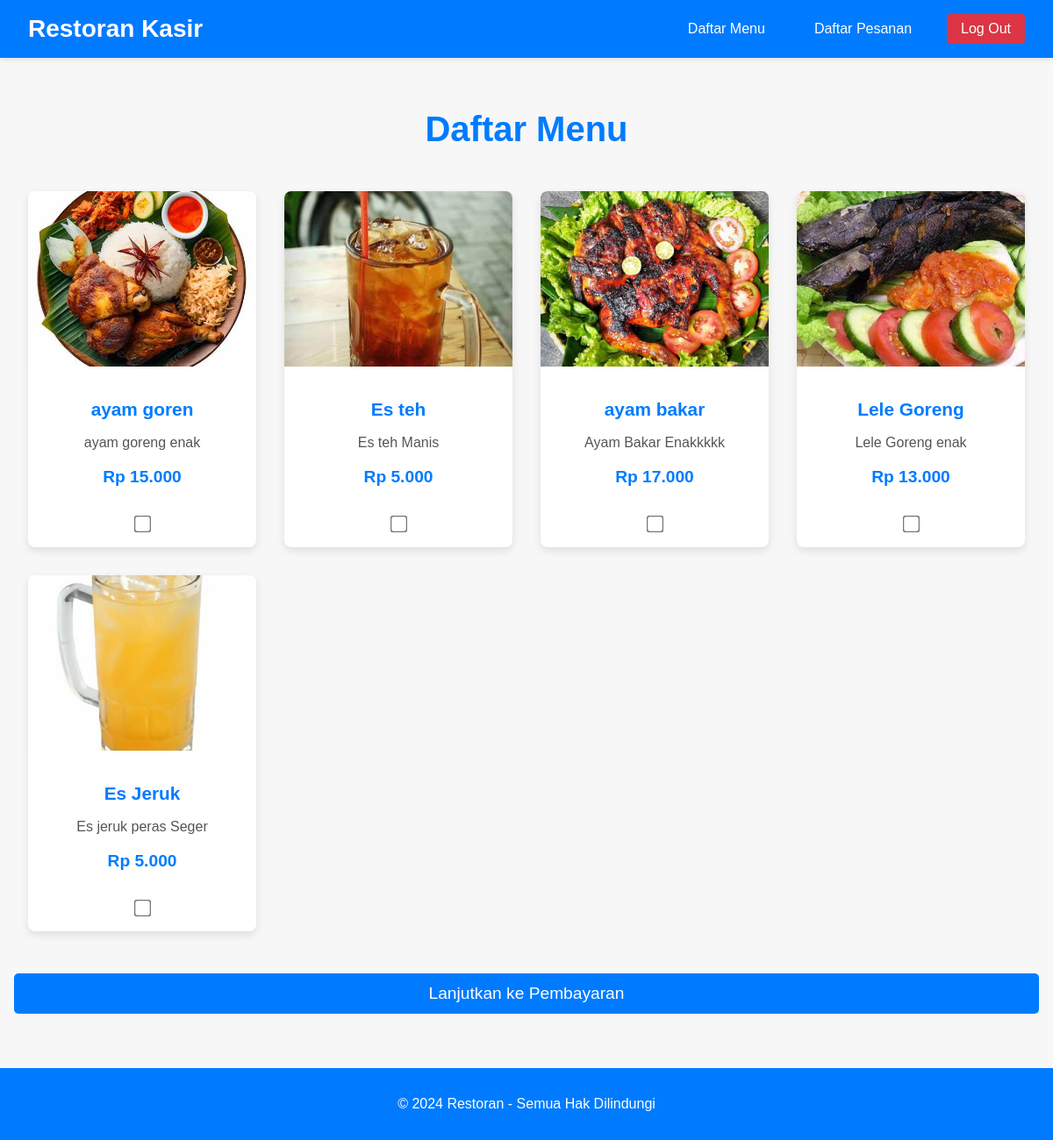
The page /pages/menu_list.php (signed in) on the database its author committed.
### tables this page shows
CREATE TABLE `menu_items` (
  `id` int(11) NOT NULL,
  `name` varchar(255) NOT NULL,
  `category` enum('food','beverage','dessert') NOT NULL,
  `price` decimal(10,2) NOT NULL,
  `description` text DEFAULT NULL,
  `image` varchar(255) DEFAULT NULL,
  `created_at` timestamp NOT NULL DEFAULT current_timestamp(),
  `updated_at` timestamp NOT NULL DEFAULT current_timestamp() ON UPDATE current_timestamp()
);

### pages/menu_list.php (the view, shortened to what this page needs)
<?php
include('../includes/db.php');
$query = "SELECT * FROM menu_items";
$result = mysqli_query($conn, $query);
?>
<!DOCTYPE html>
<html lang="en">
<head>
</head>
<body>
    <?php
    require('../includes/header.php');
    ?>
    <div class="container">
        <h1 class="title">Daftar Menu</h1>
        <form action="order_create.php" method="GET" class="menu-form">
            <div class="menu-grid">
                <?php while ($menu = mysqli_fetch_assoc($result)): ?>
                    <div class="menu-card">
                        <img src="../public/assets/img/<?php echo $menu['image']; ?>" alt="Menu Image">
                        <div class="details">
                            <h2 class="menu-title"><?php echo $menu['name']; ?></h2>
                            <p class="menu-description"><?php echo $menu['description'] ? $menu['description'] : 'Deskripsi tidak tersedia'; ?></p>
                            <p class="menu-price"><?php echo 'Rp ' . number_format($menu['price'], 0, ',', '.'); ?></p>
                            <input type="checkbox" name="menu_ids[]" value="<?php echo $menu['id']; ?>" class="menu-checkbox">
                        </div>
                    </div>
                <?php endwhile; ?>
            </div>
            <button type="submit" class="submit-btn">Lanjutkan ke Pembayaran</button>
        </form>
    </div>
    <?php
    require('../includes/footer.php');
    ?>
</body>
</html>

### pages/menu_list.php (style rules this page uses)
body { font-family: Arial, sans-serif; background-color: #f7f7f7; color: #333; margin: 0; padding: 0; box-sizing: border-box; }
.container { max-width: 1200px; margin: 0 auto; padding: 2rem 1rem; }
.title { text-align: center; font-size: 2.5rem; font-weight: bold; color: #007BFF; margin-bottom: 2rem; }
.menu-grid { display: grid; grid-template-columns: repeat(auto-fill, minmax(250px, 1fr)); gap: 2rem; padding: 1rem; box-sizing: border-box; }
.menu-card { background-color: white; border-radius: 8px; box-shadow: 0 4px 10px rgba(0, 0, 0, 0.1); transition: transform 0.3s ease, box-shadow 0.3s ease; overflow: hidden; }
.menu-card img { width: 100%; height: 200px; object-fit: cover; }
.details { padding: 1rem; text-align: center; }
.menu-title { font-size: 1.3rem; font-weight: bold; color: #007BFF; }
.menu-description { font-size: 1rem; color: #555; margin-bottom: 1rem; }
.menu-price { font-size: 1.2rem; font-weight: bold; color: #007BFF; }
.menu-checkbox { margin-top: 1rem; transform: scale(1.5); }
.submit-btn { background-color: #007BFF; color: white; border: none; padding: 12px 20px; font-size: 1.2rem; width: 100%; border-radius: 5px; cursor: pointer; margin-top: 2rem; box-sizing: border-box; }

### includes/header.php (style rules this page uses)
body { margin: 0; font-family: Arial, sans-serif; }

### rows shown on the page
menu_items: image (picture), name "ayam goren", description "ayam goreng enak", price "15.000"
menu_items: image (picture), name "Es teh", description "Es teh Manis", price "5.000"
menu_items: image (picture), name "ayam bakar", description "Ayam Bakar Enakkkkk", price "17.000"
menu_items: image (picture), name "Lele Goreng", description "Lele Goreng enak", price "13.000"
menu_items: image (picture), name "Es Jeruk", description "Es jeruk peras Seger", price "5.000"
